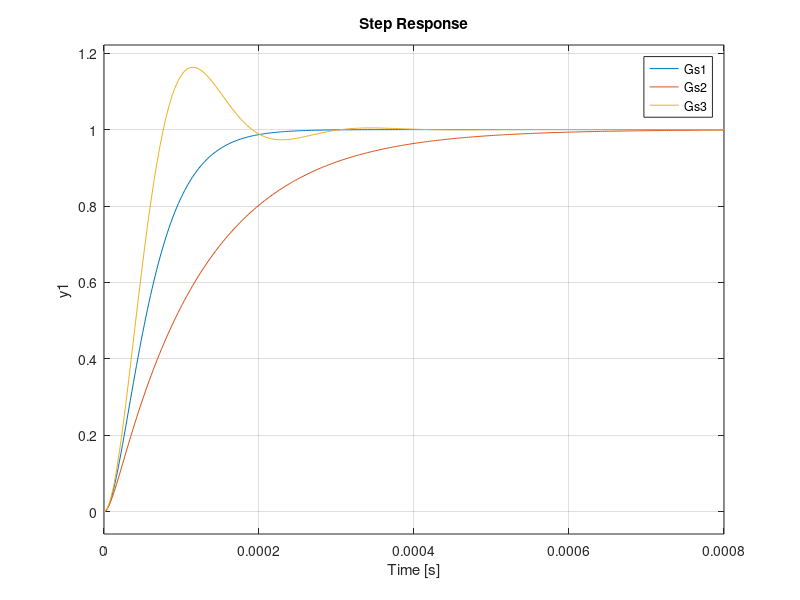

The MATLAB script that drew this image:
L = 0.1e-3; 
C = 10e-6;
s  =tf('s');
R1 = 6.32;
R2 = 2*R1;
R3 = R1/2;

Gs1 = 1/(s^2*L*C+s*R1*C+1); 
Gs2 = 1/(s^2*L*C+s*R2*C+1); 
Gs3 = 1/(s^2*L*C+s*R3*C+1);

step(Gs1,Gs2,Gs3)
